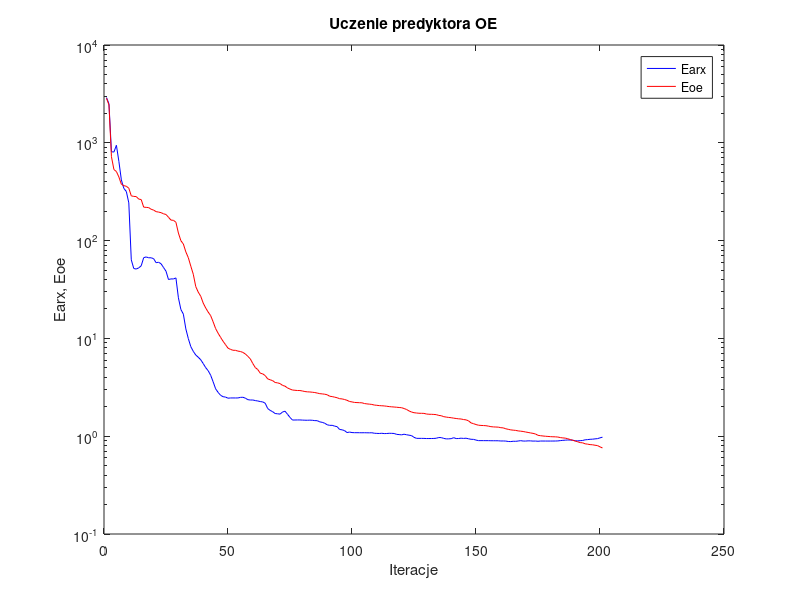
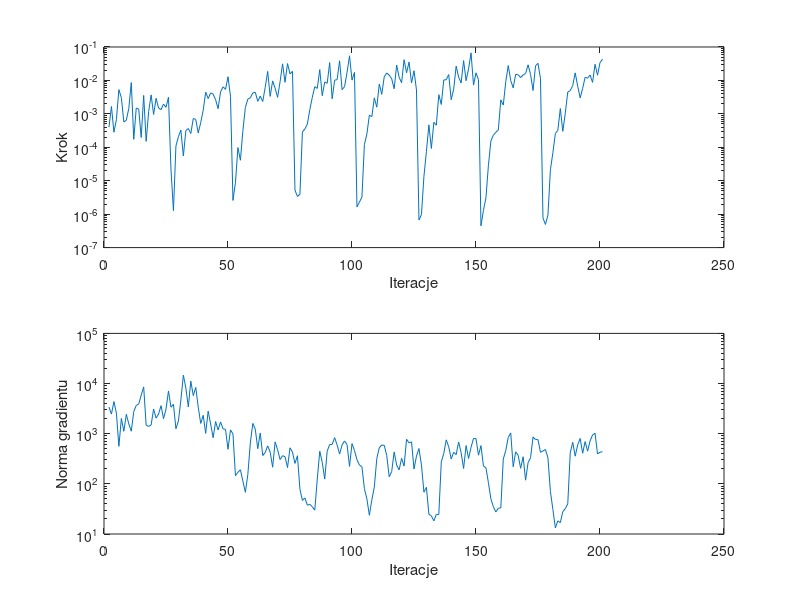

The MATLAB script that drew these images, in order:
%uczenie predyktora oe
clear all;
n=0; farx(n+1)=2.903344e+003; foe(n+1)=2.857008e+003; wspucz(n+1)=0.000000e+000; ng(n+1)=0.000000e+000;
%odnowa zmiennej metryki
n=1; farx(n+1)=2.507415e+003; foe(n+1)=2.441522e+003; krok(n+1)=4.017841e-004; ng(n+1)=3.397790e+003;
n=2; farx(n+1)=8.101258e+002; foe(n+1)=7.209975e+002; krok(n+1)=1.667309e-003; ng(n+1)=2.461634e+003;
n=3; farx(n+1)=8.046294e+002; foe(n+1)=5.325173e+002; krok(n+1)=2.817596e-004; ng(n+1)=4.373250e+003;
n=4; farx(n+1)=9.433374e+002; foe(n+1)=5.086139e+002; krok(n+1)=6.694872e-004; ng(n+1)=2.568967e+003;
n=5; farx(n+1)=6.448865e+002; foe(n+1)=4.470083e+002; krok(n+1)=5.282995e-003; ng(n+1)=5.615749e+002;
n=6; farx(n+1)=4.175996e+002; foe(n+1)=3.767328e+002; krok(n+1)=3.049962e-003; ng(n+1)=2.016909e+003;
n=7; farx(n+1)=3.415243e+002; foe(n+1)=3.646790e+002; krok(n+1)=5.723719e-004; ng(n+1)=1.117935e+003;
n=8; farx(n+1)=3.181796e+002; foe(n+1)=3.593406e+002; krok(n+1)=6.459813e-004; ng(n+1)=2.429704e+003;
n=9; farx(n+1)=2.432473e+002; foe(n+1)=3.433235e+002; krok(n+1)=1.463096e-003; ng(n+1)=1.569537e+003;
n=10; farx(n+1)=6.358311e+001; foe(n+1)=2.868279e+002; krok(n+1)=8.634154e-003; ng(n+1)=1.122464e+003;
n=11; farx(n+1)=5.185814e+001; foe(n+1)=2.830198e+002; krok(n+1)=1.733806e-004; ng(n+1)=2.765253e+003;
n=12; farx(n+1)=5.118604e+001; foe(n+1)=2.819965e+002; krok(n+1)=1.495225e-003; ng(n+1)=3.659926e+003;
n=13; farx(n+1)=5.262594e+001; foe(n+1)=2.658990e+002; krok(n+1)=1.387045e-003; ng(n+1)=3.917944e+003;
n=14; farx(n+1)=5.523994e+001; foe(n+1)=2.627155e+002; krok(n+1)=1.969720e-004; ng(n+1)=5.871242e+003;
n=15; farx(n+1)=6.686364e+001; foe(n+1)=2.198575e+002; krok(n+1)=3.559503e-003; ng(n+1)=8.573746e+003;
n=16; farx(n+1)=6.807411e+001; foe(n+1)=2.186949e+002; krok(n+1)=1.502858e-004; ng(n+1)=1.471494e+003;
n=17; farx(n+1)=6.674939e+001; foe(n+1)=2.175877e+002; krok(n+1)=1.166983e-003; ng(n+1)=1.397065e+003;
n=18; farx(n+1)=6.674955e+001; foe(n+1)=2.092191e+002; krok(n+1)=3.683227e-003; ng(n+1)=1.493017e+003;
n=19; farx(n+1)=6.539381e+001; foe(n+1)=2.051482e+002; krok(n+1)=9.576184e-004; ng(n+1)=3.105983e+003;
n=20; farx(n+1)=5.946303e+001; foe(n+1)=1.977996e+002; krok(n+1)=2.914778e-003; ng(n+1)=2.045048e+003;
n=21; farx(n+1)=6.005373e+001; foe(n+1)=1.956809e+002; krok(n+1)=1.499941e-003; ng(n+1)=2.467938e+003;
n=22; farx(n+1)=5.800167e+001; foe(n+1)=1.930896e+002; krok(n+1)=1.338974e-003; ng(n+1)=3.625536e+003;
n=23; farx(n+1)=5.309603e+001; foe(n+1)=1.879393e+002; krok(n+1)=1.963845e-003; ng(n+1)=1.996017e+003;
n=24; farx(n+1)=4.867845e+001; foe(n+1)=1.849531e+002; krok(n+1)=1.568349e-003; ng(n+1)=3.093325e+003;
n=25; farx(n+1)=4.002082e+001; foe(n+1)=1.733227e+002; krok(n+1)=3.141811e-003; ng(n+1)=7.112946e+003;
%odnowa zmiennej metryki
n=26; farx(n+1)=4.059084e+001; foe(n+1)=1.620702e+002; krok(n+1)=2.219138e-005; ng(n+1)=3.373835e+003;
n=27; farx(n+1)=4.052714e+001; foe(n+1)=1.612230e+002; krok(n+1)=1.274394e-006; ng(n+1)=3.863782e+003;
n=28; farx(n+1)=4.154733e+001; foe(n+1)=1.539783e+002; krok(n+1)=1.098323e-004; ng(n+1)=1.256859e+003;
n=29; farx(n+1)=2.602618e+001; foe(n+1)=1.194785e+002; krok(n+1)=2.064885e-004; ng(n+1)=1.786356e+003;
n=30; farx(n+1)=1.975728e+001; foe(n+1)=9.978069e+001; krok(n+1)=3.259080e-004; ng(n+1)=4.722871e+003;
n=31; farx(n+1)=1.769968e+001; foe(n+1)=9.229369e+001; krok(n+1)=5.491616e-005; ng(n+1)=1.471126e+004;
n=32; farx(n+1)=1.251224e+001; foe(n+1)=7.666824e+001; krok(n+1)=3.164277e-004; ng(n+1)=8.189555e+003;
n=33; farx(n+1)=9.949928e+000; foe(n+1)=6.689273e+001; krok(n+1)=3.643472e-004; ng(n+1)=3.411767e+003;
n=34; farx(n+1)=8.235538e+000; foe(n+1)=5.476331e+001; krok(n+1)=2.578785e-004; ng(n+1)=1.116163e+004;
n=35; farx(n+1)=7.376382e+000; foe(n+1)=4.529217e+001; krok(n+1)=7.286672e-004; ng(n+1)=5.749743e+003;
n=36; farx(n+1)=6.760933e+000; foe(n+1)=3.385081e+001; krok(n+1)=6.791933e-004; ng(n+1)=8.368585e+003;
n=37; farx(n+1)=6.421169e+000; foe(n+1)=2.971945e+001; krok(n+1)=2.665380e-004; ng(n+1)=3.373689e+003;
n=38; farx(n+1)=6.050092e+000; foe(n+1)=2.697893e+001; krok(n+1)=5.510555e-004; ng(n+1)=1.601720e+003;
n=39; farx(n+1)=5.534438e+000; foe(n+1)=2.298436e+001; krok(n+1)=1.274309e-003; ng(n+1)=2.325684e+003;
n=40; farx(n+1)=5.024875e+000; foe(n+1)=2.048470e+001; krok(n+1)=4.464102e-003; ng(n+1)=1.014840e+003;
n=41; farx(n+1)=4.675883e+000; foe(n+1)=1.859271e+001; krok(n+1)=2.855545e-003; ng(n+1)=2.819761e+003;
n=42; farx(n+1)=4.203936e+000; foe(n+1)=1.710184e+001; krok(n+1)=4.212063e-003; ng(n+1)=1.556449e+003;
n=43; farx(n+1)=3.603839e+000; foe(n+1)=1.478935e+001; krok(n+1)=3.916767e-003; ng(n+1)=8.318004e+002;
n=44; farx(n+1)=3.055293e+000; foe(n+1)=1.260894e+001; krok(n+1)=2.641274e-003; ng(n+1)=1.746611e+003;
n=45; farx(n+1)=2.806209e+000; foe(n+1)=1.130379e+001; krok(n+1)=1.427772e-003; ng(n+1)=1.190526e+003;
n=46; farx(n+1)=2.621387e+000; foe(n+1)=1.026298e+001; krok(n+1)=4.563662e-003; ng(n+1)=1.716274e+003;
n=47; farx(n+1)=2.534536e+000; foe(n+1)=9.353529e+000; krok(n+1)=6.425309e-003; ng(n+1)=1.250727e+003;
n=48; farx(n+1)=2.512545e+000; foe(n+1)=8.631780e+000; krok(n+1)=5.414124e-003; ng(n+1)=1.219703e+003;
n=49; farx(n+1)=2.446575e+000; foe(n+1)=7.947688e+000; krok(n+1)=1.289397e-002; ng(n+1)=4.890840e+002;
n=50; farx(n+1)=2.460777e+000; foe(n+1)=7.725106e+000; krok(n+1)=3.364099e-003; ng(n+1)=1.193274e+003;
%odnowa zmiennej metryki
n=51; farx(n+1)=2.461330e+000; foe(n+1)=7.562665e+000; krok(n+1)=2.571360e-006; ng(n+1)=9.903178e+002;
n=52; farx(n+1)=2.460226e+000; foe(n+1)=7.553738e+000; krok(n+1)=8.718949e-006; ng(n+1)=1.456976e+002;
n=53; farx(n+1)=2.460793e+000; foe(n+1)=7.414261e+000; krok(n+1)=9.776439e-005; ng(n+1)=1.699075e+002;
n=54; farx(n+1)=2.494559e+000; foe(n+1)=7.346695e+000; krok(n+1)=4.095955e-005; ng(n+1)=1.905396e+002;
n=55; farx(n+1)=2.501572e+000; foe(n+1)=7.190185e+000; krok(n+1)=3.138794e-004; ng(n+1)=1.137133e+002;
n=56; farx(n+1)=2.448477e+000; foe(n+1)=6.931565e+000; krok(n+1)=1.548092e-003; ng(n+1)=6.790754e+001;
n=57; farx(n+1)=2.364595e+000; foe(n+1)=6.556946e+000; krok(n+1)=2.774090e-003; ng(n+1)=1.545406e+002;
n=58; farx(n+1)=2.343750e+000; foe(n+1)=6.168688e+000; krok(n+1)=3.021288e-003; ng(n+1)=6.521394e+002;
n=59; farx(n+1)=2.346136e+000; foe(n+1)=5.535889e+000; krok(n+1)=4.213325e-003; ng(n+1)=1.603244e+003;
n=60; farx(n+1)=2.313013e+000; foe(n+1)=5.033351e+000; krok(n+1)=4.440041e-003; ng(n+1)=1.228370e+003;
n=61; farx(n+1)=2.291982e+000; foe(n+1)=4.804430e+000; krok(n+1)=2.363938e-003; ng(n+1)=5.017132e+002;
n=62; farx(n+1)=2.260636e+000; foe(n+1)=4.409456e+000; krok(n+1)=3.401267e-003; ng(n+1)=1.031309e+003;
n=63; farx(n+1)=2.241802e+000; foe(n+1)=4.338547e+000; krok(n+1)=2.339183e-003; ng(n+1)=3.671932e+002;
n=64; farx(n+1)=2.174782e+000; foe(n+1)=4.165667e+000; krok(n+1)=6.193383e-003; ng(n+1)=4.220204e+002;
n=65; farx(n+1)=1.918634e+000; foe(n+1)=3.856218e+000; krok(n+1)=1.856024e-002; ng(n+1)=5.724126e+002;
n=66; farx(n+1)=1.836230e+000; foe(n+1)=3.775661e+000; krok(n+1)=3.334617e-003; ng(n+1)=4.284525e+002;
n=67; farx(n+1)=1.781250e+000; foe(n+1)=3.698963e+000; krok(n+1)=9.683310e-003; ng(n+1)=2.144773e+002;
n=68; farx(n+1)=1.705788e+000; foe(n+1)=3.541703e+000; krok(n+1)=5.828795e-003; ng(n+1)=6.838914e+002;
n=69; farx(n+1)=1.694535e+000; foe(n+1)=3.510408e+000; krok(n+1)=3.113587e-003; ng(n+1)=4.794773e+002;
n=70; farx(n+1)=1.682254e+000; foe(n+1)=3.450618e+000; krok(n+1)=9.175071e-003; ng(n+1)=3.050054e+002;
n=71; farx(n+1)=1.769581e+000; foe(n+1)=3.306877e+000; krok(n+1)=3.128880e-002; ng(n+1)=3.643319e+002;
n=72; farx(n+1)=1.801079e+000; foe(n+1)=3.248688e+000; krok(n+1)=8.799720e-003; ng(n+1)=3.476112e+002;
n=73; farx(n+1)=1.675568e+000; foe(n+1)=3.112825e+000; krok(n+1)=3.196395e-002; ng(n+1)=2.112311e+002;
n=74; farx(n+1)=1.556034e+000; foe(n+1)=3.033224e+000; krok(n+1)=1.567008e-002; ng(n+1)=5.236461e+002;
n=75; farx(n+1)=1.463080e+000; foe(n+1)=2.966132e+000; krok(n+1)=1.873553e-002; ng(n+1)=4.300649e+002;
%odnowa zmiennej metryki
n=76; farx(n+1)=1.464640e+000; foe(n+1)=2.948357e+000; krok(n+1)=5.209906e-006; ng(n+1)=2.554446e+002;
n=77; farx(n+1)=1.466125e+000; foe(n+1)=2.932286e+000; krok(n+1)=3.381806e-006; ng(n+1)=3.634636e+002;
n=78; farx(n+1)=1.466422e+000; foe(n+1)=2.931127e+000; krok(n+1)=3.932457e-006; ng(n+1)=7.802948e+001;
n=79; farx(n+1)=1.461284e+000; foe(n+1)=2.900437e+000; krok(n+1)=2.887783e-004; ng(n+1)=4.682953e+001;
n=80; farx(n+1)=1.457372e+000; foe(n+1)=2.861841e+000; krok(n+1)=3.534472e-004; ng(n+1)=5.237990e+001;
n=81; farx(n+1)=1.455675e+000; foe(n+1)=2.842174e+000; krok(n+1)=4.957630e-004; ng(n+1)=3.749536e+001;
n=82; farx(n+1)=1.459715e+000; foe(n+1)=2.833615e+000; krok(n+1)=1.358387e-003; ng(n+1)=3.919543e+001;
n=83; farx(n+1)=1.454816e+000; foe(n+1)=2.815703e+000; krok(n+1)=3.128460e-003; ng(n+1)=3.476321e+001;
n=84; farx(n+1)=1.443469e+000; foe(n+1)=2.796096e+000; krok(n+1)=6.506258e-003; ng(n+1)=3.007085e+001;
n=85; farx(n+1)=1.441167e+000; foe(n+1)=2.760664e+000; krok(n+1)=5.770731e-003; ng(n+1)=1.249895e+002;
n=86; farx(n+1)=1.401785e+000; foe(n+1)=2.723019e+000; krok(n+1)=2.107682e-002; ng(n+1)=4.464819e+002;
n=87; farx(n+1)=1.385589e+000; foe(n+1)=2.707881e+000; krok(n+1)=3.499183e-003; ng(n+1)=2.682929e+002;
n=88; farx(n+1)=1.356493e+000; foe(n+1)=2.687180e+000; krok(n+1)=9.041785e-003; ng(n+1)=1.243751e+002;
n=89; farx(n+1)=1.308722e+000; foe(n+1)=2.652401e+000; krok(n+1)=8.204311e-003; ng(n+1)=4.510573e+002;
n=90; farx(n+1)=1.291086e+000; foe(n+1)=2.562379e+000; krok(n+1)=3.408723e-002; ng(n+1)=6.074391e+002;
n=91; farx(n+1)=1.291612e+000; foe(n+1)=2.542462e+000; krok(n+1)=2.818678e-003; ng(n+1)=6.115781e+002;
n=92; farx(n+1)=1.267976e+000; foe(n+1)=2.507177e+000; krok(n+1)=1.019133e-002; ng(n+1)=8.345970e+002;
n=93; farx(n+1)=1.251263e+000; foe(n+1)=2.473372e+000; krok(n+1)=1.053841e-002; ng(n+1)=5.954566e+002;
n=94; farx(n+1)=1.171799e+000; foe(n+1)=2.418218e+000; krok(n+1)=3.882853e-002; ng(n+1)=3.920998e+002;
n=95; farx(n+1)=1.162407e+000; foe(n+1)=2.406791e+000; krok(n+1)=5.295103e-003; ng(n+1)=5.978046e+002;
n=96; farx(n+1)=1.140869e+000; foe(n+1)=2.372392e+000; krok(n+1)=6.506258e-003; ng(n+1)=7.173568e+002;
n=97; farx(n+1)=1.089464e+000; foe(n+1)=2.328773e+000; krok(n+1)=1.725161e-002; ng(n+1)=6.073884e+002;
n=98; farx(n+1)=1.102336e+000; foe(n+1)=2.264179e+000; krok(n+1)=5.442027e-002; ng(n+1)=2.231199e+002;
n=99; farx(n+1)=1.089520e+000; foe(n+1)=2.242080e+000; krok(n+1)=1.019447e-002; ng(n+1)=6.338192e+002;
n=100; farx(n+1)=1.086286e+000; foe(n+1)=2.214648e+000; krok(n+1)=1.740861e-002; ng(n+1)=4.631417e+002;
%odnowa zmiennej metryki
n=101; farx(n+1)=1.086211e+000; foe(n+1)=2.207282e+000; krok(n+1)=1.654003e-006; ng(n+1)=3.035465e+002;
n=102; farx(n+1)=1.085364e+000; foe(n+1)=2.200730e+000; krok(n+1)=2.298995e-006; ng(n+1)=2.359683e+002;
n=103; farx(n+1)=1.084446e+000; foe(n+1)=2.195747e+000; krok(n+1)=3.222710e-006; ng(n+1)=2.205728e+002;
n=104; farx(n+1)=1.085514e+000; foe(n+1)=2.158286e+000; krok(n+1)=1.209597e-004; ng(n+1)=8.002347e+001;
n=105; farx(n+1)=1.083739e+000; foe(n+1)=2.139895e+000; krok(n+1)=2.501060e-004; ng(n+1)=5.034544e+001;
n=106; farx(n+1)=1.082702e+000; foe(n+1)=2.127015e+000; krok(n+1)=9.152390e-004; ng(n+1)=2.363480e+001;
n=107; farx(n+1)=1.084790e+000; foe(n+1)=2.113640e+000; krok(n+1)=8.259539e-004; ng(n+1)=4.814406e+001;
n=108; farx(n+1)=1.072252e+000; foe(n+1)=2.082440e+000; krok(n+1)=2.999882e-003; ng(n+1)=8.651093e+001;
n=109; farx(n+1)=1.068400e+000; foe(n+1)=2.069536e+000; krok(n+1)=1.587460e-003; ng(n+1)=3.195985e+002;
n=110; farx(n+1)=1.066148e+000; foe(n+1)=2.055336e+000; krok(n+1)=7.837498e-003; ng(n+1)=5.252664e+002;
n=111; farx(n+1)=1.071482e+000; foe(n+1)=2.047552e+000; krok(n+1)=3.846158e-003; ng(n+1)=5.934190e+002;
n=112; farx(n+1)=1.063653e+000; foe(n+1)=2.039675e+000; krok(n+1)=1.283974e-002; ng(n+1)=5.860699e+002;
n=113; farx(n+1)=1.065473e+000; foe(n+1)=2.024363e+000; krok(n+1)=1.672063e-002; ng(n+1)=3.677483e+002;
n=114; farx(n+1)=1.071111e+000; foe(n+1)=2.007636e+000; krok(n+1)=1.438335e-002; ng(n+1)=1.387476e+002;
n=115; farx(n+1)=1.069739e+000; foe(n+1)=1.997077e+000; krok(n+1)=1.121665e-002; ng(n+1)=1.756762e+002;
n=116; farx(n+1)=1.066218e+000; foe(n+1)=1.987817e+000; krok(n+1)=5.637357e-003; ng(n+1)=4.332895e+002;
n=117; farx(n+1)=1.044203e+000; foe(n+1)=1.977494e+000; krok(n+1)=2.876644e-002; ng(n+1)=2.368220e+002;
n=118; farx(n+1)=1.039025e+000; foe(n+1)=1.965630e+000; krok(n+1)=1.238474e-002; ng(n+1)=1.903887e+002;
n=119; farx(n+1)=1.032155e+000; foe(n+1)=1.956113e+000; krok(n+1)=8.533243e-003; ng(n+1)=3.220991e+002;
n=120; farx(n+1)=1.048267e+000; foe(n+1)=1.918847e+000; krok(n+1)=4.171622e-002; ng(n+1)=2.266439e+002;
n=121; farx(n+1)=1.034578e+000; foe(n+1)=1.875880e+000; krok(n+1)=1.694661e-002; ng(n+1)=7.733681e+002;
n=122; farx(n+1)=1.024275e+000; foe(n+1)=1.813049e+000; krok(n+1)=3.546206e-002; ng(n+1)=6.552768e+002;
n=123; farx(n+1)=1.014383e+000; foe(n+1)=1.767725e+000; krok(n+1)=8.402186e-003; ng(n+1)=6.887146e+002;
n=124; farx(n+1)=9.738697e-001; foe(n+1)=1.738720e+000; krok(n+1)=1.945154e-002; ng(n+1)=1.977059e+002;
n=125; farx(n+1)=9.506802e-001; foe(n+1)=1.727005e+000; krok(n+1)=5.190450e-003; ng(n+1)=3.576786e+002;
%odnowa zmiennej metryki
n=126; farx(n+1)=9.503688e-001; foe(n+1)=1.716224e+000; krok(n+1)=6.683283e-007; ng(n+1)=5.055543e+002;
n=127; farx(n+1)=9.503499e-001; foe(n+1)=1.714321e+000; krok(n+1)=9.682870e-007; ng(n+1)=2.388667e+002;
n=128; farx(n+1)=9.496326e-001; foe(n+1)=1.711603e+000; krok(n+1)=1.346311e-005; ng(n+1)=6.821582e+001;
n=129; farx(n+1)=9.466726e-001; foe(n+1)=1.686729e+000; krok(n+1)=7.439812e-005; ng(n+1)=8.534875e+001;
n=130; farx(n+1)=9.466479e-001; foe(n+1)=1.676353e+000; krok(n+1)=4.676141e-004; ng(n+1)=2.483182e+001;
n=131; farx(n+1)=9.469650e-001; foe(n+1)=1.674818e+000; krok(n+1)=9.210340e-005; ng(n+1)=2.296390e+001;
n=132; farx(n+1)=9.485299e-001; foe(n+1)=1.669528e+000; krok(n+1)=5.602042e-004; ng(n+1)=1.828360e+001;
n=133; farx(n+1)=9.532056e-001; foe(n+1)=1.661681e+000; krok(n+1)=4.576195e-004; ng(n+1)=2.462992e+001;
n=134; farx(n+1)=9.694404e-001; foe(n+1)=1.630519e+000; krok(n+1)=3.762825e-003; ng(n+1)=2.430874e+001;
n=135; farx(n+1)=9.672996e-001; foe(n+1)=1.619776e+000; krok(n+1)=1.906580e-003; ng(n+1)=2.736713e+002;
n=136; farx(n+1)=9.498495e-001; foe(n+1)=1.583789e+000; krok(n+1)=1.032555e-002; ng(n+1)=4.033679e+002;
n=137; farx(n+1)=9.384668e-001; foe(n+1)=1.568515e+000; krok(n+1)=1.048565e-002; ng(n+1)=7.538164e+002;
n=138; farx(n+1)=9.397367e-001; foe(n+1)=1.554807e+000; krok(n+1)=1.496365e-002; ng(n+1)=5.492010e+002;
n=139; farx(n+1)=9.440972e-001; foe(n+1)=1.545918e+000; krok(n+1)=2.660052e-003; ng(n+1)=3.134962e+002;
n=140; farx(n+1)=9.659198e-001; foe(n+1)=1.529597e+000; krok(n+1)=5.485375e-003; ng(n+1)=4.263490e+002;
n=141; farx(n+1)=9.456052e-001; foe(n+1)=1.517309e+000; krok(n+1)=2.672451e-002; ng(n+1)=3.827927e+002;
n=142; farx(n+1)=9.472398e-001; foe(n+1)=1.505357e+000; krok(n+1)=1.251384e-002; ng(n+1)=6.845673e+002;
n=143; farx(n+1)=9.548319e-001; foe(n+1)=1.499466e+000; krok(n+1)=8.403478e-003; ng(n+1)=4.185687e+002;
n=144; farx(n+1)=9.490481e-001; foe(n+1)=1.479890e+000; krok(n+1)=3.920662e-002; ng(n+1)=2.026233e+002;
n=145; farx(n+1)=9.540921e-001; foe(n+1)=1.469391e+000; krok(n+1)=9.801654e-003; ng(n+1)=5.792876e+002;
n=146; farx(n+1)=9.410366e-001; foe(n+1)=1.434669e+000; krok(n+1)=2.223039e-002; ng(n+1)=3.202887e+002;
n=147; farx(n+1)=9.298638e-001; foe(n+1)=1.367598e+000; krok(n+1)=6.659479e-002; ng(n+1)=5.360737e+002;
n=148; farx(n+1)=9.280085e-001; foe(n+1)=1.343193e+000; krok(n+1)=7.251821e-003; ng(n+1)=8.039583e+002;
n=149; farx(n+1)=9.128842e-001; foe(n+1)=1.315795e+000; krok(n+1)=1.688698e-002; ng(n+1)=7.960298e+002;
n=150; farx(n+1)=9.010832e-001; foe(n+1)=1.295161e+000; krok(n+1)=1.045775e-002; ng(n+1)=3.736826e+002;
%odnowa zmiennej metryki
n=151; farx(n+1)=9.010913e-001; foe(n+1)=1.288996e+000; krok(n+1)=4.482895e-007; ng(n+1)=5.776170e+002;
n=152; farx(n+1)=9.009288e-001; foe(n+1)=1.285206e+000; krok(n+1)=1.303126e-006; ng(n+1)=2.266241e+002;
n=153; farx(n+1)=9.005361e-001; foe(n+1)=1.280470e+000; krok(n+1)=3.049497e-006; ng(n+1)=2.102305e+002;
n=154; farx(n+1)=9.006387e-001; foe(n+1)=1.267540e+000; krok(n+1)=2.829063e-005; ng(n+1)=1.056729e+002;
n=155; farx(n+1)=8.988475e-001; foe(n+1)=1.252442e+000; krok(n+1)=1.553088e-004; ng(n+1)=5.006816e+001;
n=156; farx(n+1)=8.986451e-001; foe(n+1)=1.244667e+000; krok(n+1)=2.298193e-004; ng(n+1)=3.499860e+001;
n=157; farx(n+1)=8.984231e-001; foe(n+1)=1.241213e+000; krok(n+1)=2.808967e-004; ng(n+1)=2.748419e+001;
n=158; farx(n+1)=8.980033e-001; foe(n+1)=1.237643e+000; krok(n+1)=3.293253e-004; ng(n+1)=3.273764e+001;
n=159; farx(n+1)=8.934505e-001; foe(n+1)=1.221970e+000; krok(n+1)=2.621411e-003; ng(n+1)=3.303292e+001;
n=160; farx(n+1)=8.940086e-001; foe(n+1)=1.216565e+000; krok(n+1)=1.828656e-003; ng(n+1)=3.123348e+002;
n=161; farx(n+1)=8.917634e-001; foe(n+1)=1.191395e+000; krok(n+1)=9.222377e-003; ng(n+1)=4.601991e+002;
n=162; farx(n+1)=8.831910e-001; foe(n+1)=1.175714e+000; krok(n+1)=2.780135e-002; ng(n+1)=8.432362e+002;
n=163; farx(n+1)=8.811125e-001; foe(n+1)=1.160768e+000; krok(n+1)=9.889238e-003; ng(n+1)=1.035718e+003;
n=164; farx(n+1)=8.878160e-001; foe(n+1)=1.152795e+000; krok(n+1)=5.997467e-003; ng(n+1)=2.186802e+002;
n=165; farx(n+1)=8.867105e-001; foe(n+1)=1.146477e+000; krok(n+1)=1.517118e-002; ng(n+1)=4.352660e+002;
n=166; farx(n+1)=8.927374e-001; foe(n+1)=1.133057e+000; krok(n+1)=1.473291e-002; ng(n+1)=3.701244e+002;
n=167; farx(n+1)=9.006842e-001; foe(n+1)=1.125528e+000; krok(n+1)=1.213054e-002; ng(n+1)=2.037234e+002;
n=168; farx(n+1)=8.923716e-001; foe(n+1)=1.117599e+000; krok(n+1)=1.464382e-002; ng(n+1)=3.464059e+002;
n=169; farx(n+1)=8.919173e-001; foe(n+1)=1.104019e+000; krok(n+1)=1.604627e-002; ng(n+1)=1.184378e+002;
n=170; farx(n+1)=8.963663e-001; foe(n+1)=1.092645e+000; krok(n+1)=2.928765e-002; ng(n+1)=2.655652e+002;
n=171; farx(n+1)=8.957980e-001; foe(n+1)=1.080059e+000; krok(n+1)=1.503491e-002; ng(n+1)=3.316778e+002;
n=172; farx(n+1)=8.911700e-001; foe(n+1)=1.068978e+000; krok(n+1)=5.003630e-003; ng(n+1)=8.610734e+002;
n=173; farx(n+1)=8.925970e-001; foe(n+1)=1.053040e+000; krok(n+1)=2.732857e-002; ng(n+1)=7.641812e+002;
n=174; farx(n+1)=8.875271e-001; foe(n+1)=1.021049e+000; krok(n+1)=3.239658e-002; ng(n+1)=7.612239e+002;
n=175; farx(n+1)=8.927876e-001; foe(n+1)=1.012103e+000; krok(n+1)=1.142218e-002; ng(n+1)=4.256111e+002;
%odnowa zmiennej metryki
n=176; farx(n+1)=8.925288e-001; foe(n+1)=1.004899e+000; krok(n+1)=7.728700e-007; ng(n+1)=4.531789e+002;
n=177; farx(n+1)=8.922607e-001; foe(n+1)=9.991126e-001; krok(n+1)=4.915571e-007; ng(n+1)=4.843371e+002;
n=178; farx(n+1)=8.920690e-001; foe(n+1)=9.945603e-001; krok(n+1)=9.328425e-007; ng(n+1)=3.309518e+002;
n=179; farx(n+1)=8.921244e-001; foe(n+1)=9.898400e-001; krok(n+1)=2.132008e-005; ng(n+1)=7.025979e+001;
n=180; farx(n+1)=8.924373e-001; foe(n+1)=9.868592e-001; krok(n+1)=6.888194e-005; ng(n+1)=3.093616e+001;
n=181; farx(n+1)=8.929494e-001; foe(n+1)=9.852411e-001; krok(n+1)=2.601359e-004; ng(n+1)=1.322706e+001;
n=182; farx(n+1)=8.948317e-001; foe(n+1)=9.805369e-001; krok(n+1)=3.211908e-004; ng(n+1)=1.829348e+001;
n=183; farx(n+1)=9.017221e-001; foe(n+1)=9.679870e-001; krok(n+1)=1.448033e-003; ng(n+1)=1.687625e+001;
n=184; farx(n+1)=9.070126e-001; foe(n+1)=9.607889e-001; krok(n+1)=3.007977e-004; ng(n+1)=2.799333e+001;
n=185; farx(n+1)=9.111659e-001; foe(n+1)=9.557482e-001; krok(n+1)=1.047362e-003; ng(n+1)=3.201036e+001;
n=186; farx(n+1)=9.152523e-001; foe(n+1)=9.420163e-001; krok(n+1)=4.505183e-003; ng(n+1)=4.003946e+001;
n=187; farx(n+1)=9.137503e-001; foe(n+1)=9.243016e-001; krok(n+1)=4.953534e-003; ng(n+1)=4.160718e+002;
n=188; farx(n+1)=9.102730e-001; foe(n+1)=9.085409e-001; krok(n+1)=7.007869e-003; ng(n+1)=6.742968e+002;
n=189; farx(n+1)=8.976949e-001; foe(n+1)=8.930695e-001; krok(n+1)=1.683407e-002; ng(n+1)=3.564877e+002;
n=190; farx(n+1)=8.967580e-001; foe(n+1)=8.769923e-001; krok(n+1)=6.746361e-003; ng(n+1)=5.996418e+002;
n=191; farx(n+1)=9.005288e-001; foe(n+1)=8.597392e-001; krok(n+1)=3.011555e-003; ng(n+1)=8.026416e+002;
n=192; farx(n+1)=9.043671e-001; foe(n+1)=8.558406e-001; krok(n+1)=5.770731e-003; ng(n+1)=4.074174e+002;
n=193; farx(n+1)=9.183702e-001; foe(n+1)=8.360392e-001; krok(n+1)=1.238474e-002; ng(n+1)=6.969315e+002;
n=194; farx(n+1)=9.231132e-001; foe(n+1)=8.293498e-001; krok(n+1)=1.167289e-002; ng(n+1)=4.476956e+002;
n=195; farx(n+1)=9.297634e-001; foe(n+1)=8.204402e-001; krok(n+1)=1.450364e-002; ng(n+1)=7.198694e+002;
n=196; farx(n+1)=9.323740e-001; foe(n+1)=8.172728e-001; krok(n+1)=8.744518e-003; ng(n+1)=9.417274e+002;
n=197; farx(n+1)=9.392043e-001; foe(n+1)=8.082035e-001; krok(n+1)=3.039298e-002; ng(n+1)=1.019526e+003;
n=198; farx(n+1)=9.444868e-001; foe(n+1)=8.018370e-001; krok(n+1)=1.430505e-002; ng(n+1)=3.947248e+002;
n=199; farx(n+1)=9.623010e-001; foe(n+1)=7.781204e-001; krok(n+1)=3.407387e-002; ng(n+1)=4.276512e+002;
n=200; farx(n+1)=9.771010e-001; foe(n+1)=7.581535e-001; krok(n+1)=4.294671e-002; ng(n+1)=4.369619e+002;

figure; semilogy(farx,'b'); hold on; semilogy(foe,'r'); xlabel('Iteracje'); ylabel('Earx, Eoe'); legend('Earx','Eoe'); title('Uczenie predyktora OE');
figure; subplot(2,1,1); semilogy(krok); xlabel('Iteracje'); ylabel('Krok');
subplot(2,1,2); semilogy(ng); xlabel('Iteracje'); ylabel('Norma gradientu');
Earx=farx(n+1)
Eoe=foe(n+1)
